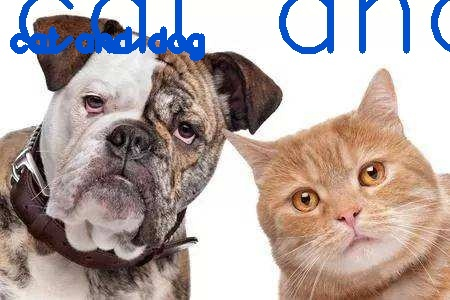
#> input picture dog-cat.jpg, 450 x 300 px
$ python main.py
#> lines starting #> are read from the running program, lines starting #| are printed output that depends on the picture; after the words box and inside, x2 and y2 are one past the last pixel; in counts of white or black regions, pixels touching at a corner belong together
import numpy as np
import cv2
import matplotlib
from math import *

image = cv2.imread('dog-cat.jpg', cv2.IMREAD_UNCHANGED)
#> image is the input picture: shape (300, 450, 3); mean B, G, R 164, 166.9, 180.3
image2 = cv2.imread('cat-dog.jpg', cv2.IMREAD_UNCHANGED)
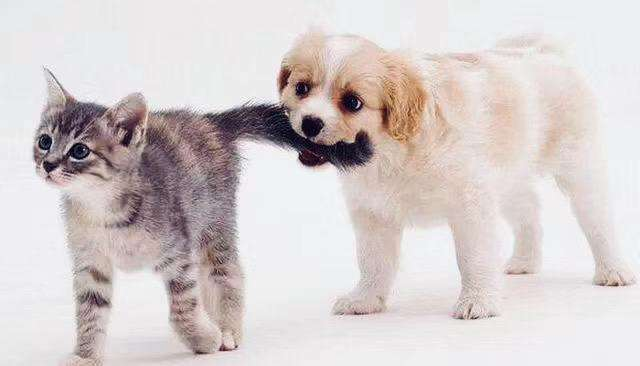
#> input picture cat-dog.jpg, 640 x 366 px
#> image2 is the input picture: shape (366, 640, 3); mean B, G, R 205, 205.3, 213.8
cv2.putText(
    image,  # numpy array on which text is written
    "cat and dog",  # text
    (10, 50),  # position at which writing has to start
    cv2.FONT_HERSHEY_SIMPLEX,  # font family
    1,  # font size
    (209, 80, 0, 255),  # font color
    5)  # font thickness
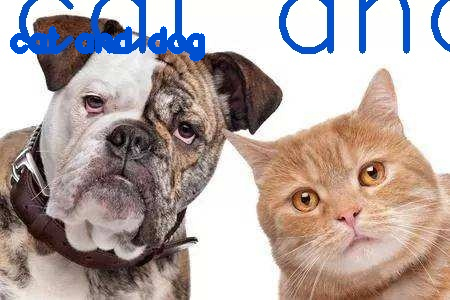
#> image: shape (300, 450, 3); 2.06% of pixels changed, all inside (x1, y1, x2, y2) = (10, 26, 205, 61)
cv2.imwrite('dog-cat-text.jpg', image)
cv2.imshow('image', image)
cv2.waitKey(0)
cv2.destroyAllWindows()
print(cos(sqrt(8)))
